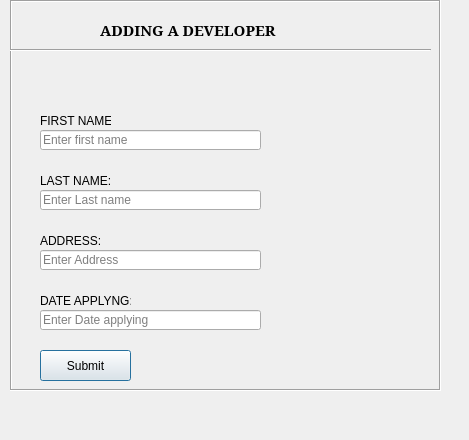
<?xml version="1.0" encoding="UTF-8"?>
<ui version="4.0">
 <class>Dialog</class>
 <widget class="QDialog" name="Dialog">
  <property name="geometry">
   <rect>
    <x>0</x>
    <y>0</y>
    <width>469</width>
    <height>440</height>
   </rect>
  </property>
  <property name="windowTitle">
   <string>Dialog</string>
  </property>
  <widget class="QFrame" name="frame">
   <property name="geometry">
    <rect>
     <x>10</x>
     <y>0</y>
     <width>431</width>
     <height>391</height>
    </rect>
   </property>
   <property name="frameShape">
    <enum>QFrame::Box</enum>
   </property>
   <property name="frameShadow">
    <enum>QFrame::Sunken</enum>
   </property>
   <property name="lineWidth">
    <number>1</number>
   </property>
   <widget class="Line" name="line">
    <property name="geometry">
     <rect>
      <x>0</x>
      <y>40</y>
      <width>421</width>
      <height>20</height>
     </rect>
    </property>
    <property name="orientation">
     <enum>Qt::Horizontal</enum>
    </property>
   </widget>
   <widget class="QLabel" name="label">
    <property name="geometry">
     <rect>
      <x>90</x>
      <y>20</y>
      <width>201</width>
      <height>20</height>
     </rect>
    </property>
    <property name="font">
     <font>
      <family>MS Serif</family>
      <pointsize>11</pointsize>
      <weight>75</weight>
      <italic>false</italic>
      <bold>true</bold>
      <underline>false</underline>
      <strikeout>false</strikeout>
     </font>
    </property>
    <property name="acceptDrops">
     <bool>false</bool>
    </property>
    <property name="frameShadow">
     <enum>QFrame::Sunken</enum>
    </property>
    <property name="text">
     <string>ADDING A DEVELOPER</string>
    </property>
   </widget>
   <widget class="QLabel" name="label_2">
    <property name="geometry">
     <rect>
      <x>30</x>
      <y>110</y>
      <width>71</width>
      <height>21</height>
     </rect>
    </property>
    <property name="text">
     <string>FIRST NAME:</string>
    </property>
   </widget>
   <widget class="QLineEdit" name="lineEdit">
    <property name="geometry">
     <rect>
      <x>30</x>
      <y>130</y>
      <width>221</width>
      <height>20</height>
     </rect>
    </property>
    <property name="placeholderText">
     <string>Enter first name</string>
    </property>
   </widget>
   <widget class="QLabel" name="label_3">
    <property name="geometry">
     <rect>
      <x>30</x>
      <y>170</y>
      <width>81</width>
      <height>21</height>
     </rect>
    </property>
    <property name="text">
     <string>LAST NAME:</string>
    </property>
   </widget>
   <widget class="QLineEdit" name="lineEdit_2">
    <property name="geometry">
     <rect>
      <x>30</x>
      <y>190</y>
      <width>221</width>
      <height>20</height>
     </rect>
    </property>
    <property name="placeholderText">
     <string>Enter Last name</string>
    </property>
   </widget>
   <widget class="QLabel" name="label_4">
    <property name="geometry">
     <rect>
      <x>30</x>
      <y>230</y>
      <width>91</width>
      <height>21</height>
     </rect>
    </property>
    <property name="text">
     <string>ADDRESS:</string>
    </property>
   </widget>
   <widget class="QLineEdit" name="lineEdit_3">
    <property name="geometry">
     <rect>
      <x>30</x>
      <y>250</y>
      <width>221</width>
      <height>20</height>
     </rect>
    </property>
    <property name="placeholderText">
     <string>Enter Address</string>
    </property>
   </widget>
   <widget class="QLabel" name="label_5">
    <property name="geometry">
     <rect>
      <x>30</x>
      <y>290</y>
      <width>91</width>
      <height>21</height>
     </rect>
    </property>
    <property name="text">
     <string>DATE APPLYNG:</string>
    </property>
   </widget>
   <widget class="QLineEdit" name="lineEdit_4">
    <property name="geometry">
     <rect>
      <x>30</x>
      <y>310</y>
      <width>221</width>
      <height>20</height>
     </rect>
    </property>
    <property name="placeholderText">
     <string>Enter Date applying</string>
    </property>
   </widget>
   <widget class="QPushButton" name="pushButton">
    <property name="geometry">
     <rect>
      <x>30</x>
      <y>350</y>
      <width>91</width>
      <height>31</height>
     </rect>
    </property>
    <property name="text">
     <string>Submit</string>
    </property>
   </widget>
  </widget>
 </widget>
 <resources/>
 <connections/>
</ui>
